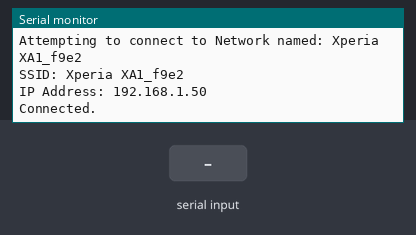
Simulated run of this sketch. Board: Arduino MKR. On the bench: the last lines printed to the serial monitor. The inputs (shaded band) are chosen by the test bench. WiFi joins after 1.5 s; servers stay silent unless stated; uploads are accepted with an empty reply.

Above: at 7.7 s.
7.8 s: "1" received over the second serial link
At 9.7 s:
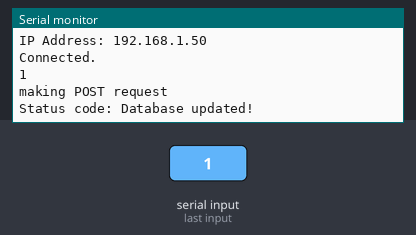
10.0 s: "0" received over the second serial link
At 10.86 s:
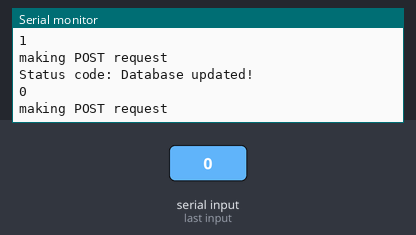
11.5 s: "2" received over the second serial link
At 12.8 s:
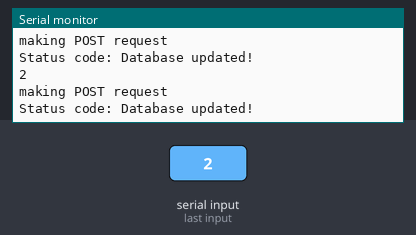

Measured:
- after the input at 7.8 s, the serial monitor: prints a new line after 0.70 s (image 1)
- after the input at 10.0 s, the serial monitor: prints a new line after 0.70 s (image 2)
- after the input at 11.5 s, the serial monitor: prints a new line after 0.40 s (image 3)

The sketch:

mkr100_webconnection0.ino
```cpp
/*
  Simple POST client for ArduinoHttpClient library
  Connects to server once every five seconds, sends a POST request
  and a request body

  created 14 Feb 2016
  by Tom Igoe

  this example is in the public domain
 */

#include <SPI.h>
#include <ArduinoHttpClient.h>
#include <WiFi101.h>


///////please enter your sensitive data in the Secret tab/arduino_secrets.h
/////// Wifi Settings ///////
char ssid[] = "Xperia XA1_f9e2";
char pass[] = "Hutchinson45120";


char serverAddress[] = "tribhut.000webhostapp.com";  // server address
int port = 80;

WiFiClient wifi;
HttpClient client = HttpClient(wifi, serverAddress, port);
int status = WL_IDLE_STATUS;
String response;
int statusCode = 0;

void setup() {
  delay(5000);
  Serial.begin(9600);
  Serial1.begin(9600);
  while ( status != WL_CONNECTED) {
    Serial.print("Attempting to connect to Network named: ");
    Serial.println(ssid);                   // print the network name (SSID);

    // Connect to WPA/WPA2 network:
    status = WiFi.begin(ssid, pass);
  }

  // print the SSID of the network you're attached to:
  Serial.print("SSID: ");
  Serial.println(WiFi.SSID());

  // print your WiFi shield's IP address:
  IPAddress ip = WiFi.localIP();
  Serial.print("IP Address: ");
  Serial.println(ip);
  Serial.println("Connected.");
  Serial.println();
}

void loop() {

  delay(1000);

  String content = "";
  char character;

    while(Serial1.available()) {
        character = Serial1.read();
        content.concat(character);
    }

    if (content != "") {
      Serial.println(content);
      updateWebDatabase(content);
    }
}

void updateWebDatabase(String postData){
  Serial.println("making POST request");
  String contentType = "application/x-www-form-urlencoded";
  String values = "id="+postData;

  client.post("/", contentType, values);

  // read the status code and body of the response
  statusCode = client.responseStatusCode();
  //response = client.responseBody();

  Serial.print("Status code: ");

  if(statusCode==200){
    Serial.println("Database updated!");
  }else{
    Serial.println(statusCode);
    Serial.print(" - Error");
  }
  //Serial.print("Response: ");
  //Serial.println(response);
}
```
